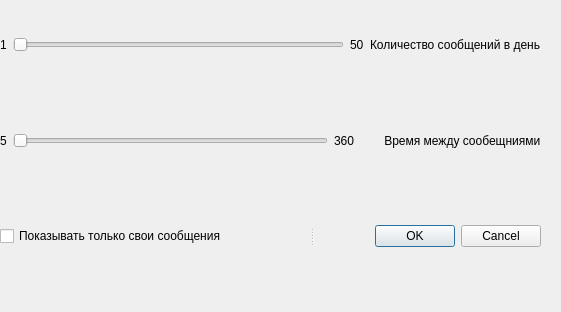
<?xml version="1.0" encoding="UTF-8"?>
<ui version="4.0">
 <class>Settings</class>
 <widget class="QWidget" name="Settings">
  <property name="geometry">
   <rect>
    <x>0</x>
    <y>0</y>
    <width>561</width>
    <height>312</height>
   </rect>
  </property>
  <property name="windowTitle">
   <string>Form</string>
  </property>
  <widget class="QWidget" name="">
   <property name="geometry">
    <rect>
     <x>0</x>
     <y>0</y>
     <width>541</width>
     <height>281</height>
    </rect>
   </property>
   <layout class="QVBoxLayout" name="verticalLayout">
    <item>
     <layout class="QHBoxLayout" name="showsLayout">
      <item>
       <widget class="QLabel" name="minShows">
        <property name="text">
         <string>1</string>
        </property>
       </widget>
      </item>
      <item>
       <widget class="QSlider" name="sliderShows">
        <property name="orientation">
         <enum>Qt::Horizontal</enum>
        </property>
       </widget>
      </item>
      <item>
       <widget class="QLabel" name="maxShows">
        <property name="text">
         <string>50</string>
        </property>
       </widget>
      </item>
      <item>
       <widget class="QLabel" name="textShows">
        <property name="text">
         <string>Количество сообщений в день</string>
        </property>
       </widget>
      </item>
     </layout>
    </item>
    <item>
     <layout class="QHBoxLayout" name="showTimesLayout">
      <item>
       <widget class="QLabel" name="minTimeShows">
        <property name="text">
         <string>5</string>
        </property>
       </widget>
      </item>
      <item>
       <widget class="QSlider" name="sliderTimeBetweenShows">
        <property name="orientation">
         <enum>Qt::Horizontal</enum>
        </property>
       </widget>
      </item>
      <item>
       <widget class="QLabel" name="maxTimeShows">
        <property name="text">
         <string>360</string>
        </property>
       </widget>
      </item>
      <item>
       <widget class="QLabel" name="textTimeShows">
        <property name="text">
         <string>       Время между сообещниями</string>
        </property>
       </widget>
      </item>
     </layout>
    </item>
    <item>
     <widget class="QSplitter" name="splitter">
      <property name="orientation">
       <enum>Qt::Horizontal</enum>
      </property>
      <widget class="QCheckBox" name="checkBox">
       <property name="text">
        <string>Показывать только свои сообщения</string>
       </property>
      </widget>
      <widget class="QDialogButtonBox" name="buttonBox">
       <property name="standardButtons">
        <set>QDialogButtonBox::Cancel|QDialogButtonBox::Ok</set>
       </property>
      </widget>
     </widget>
    </item>
   </layout>
  </widget>
  <zorder>minShows</zorder>
  <zorder>maxShows</zorder>
  <zorder>sliderShows</zorder>
  <zorder>textShows</zorder>
  <zorder>layoutWidget</zorder>
  <zorder>buttonBox</zorder>
  <zorder>checkBox</zorder>
  <zorder>plainTextEdit</zorder>
  <zorder>label</zorder>
  <zorder>label</zorder>
  <zorder>plainTextEdit</zorder>
 </widget>
 <resources/>
 <connections/>
</ui>
